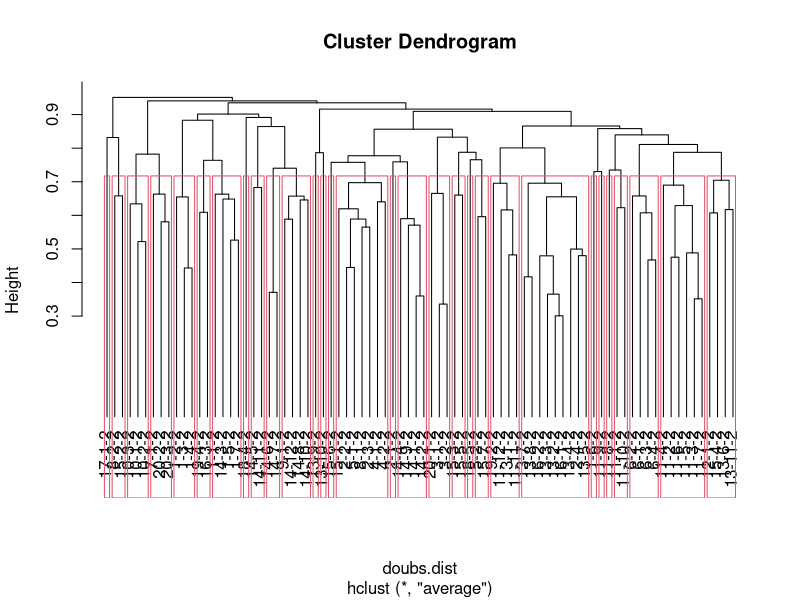
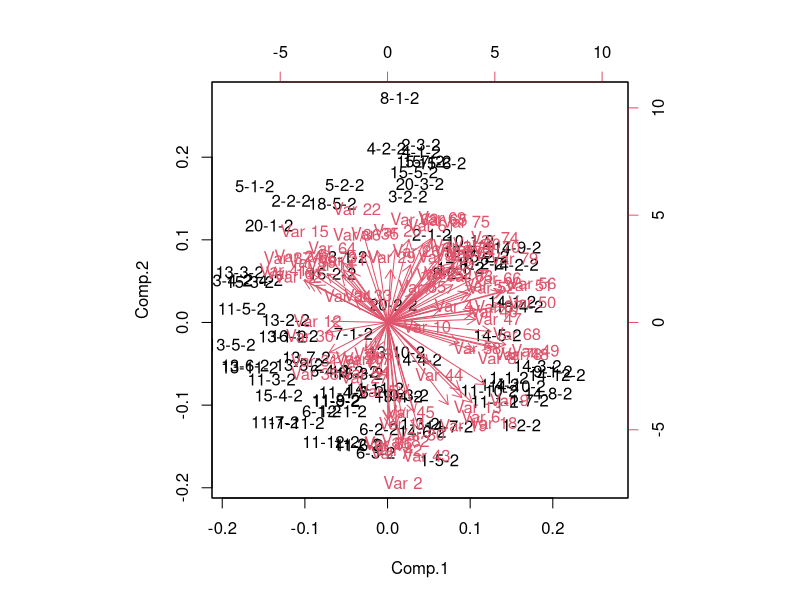
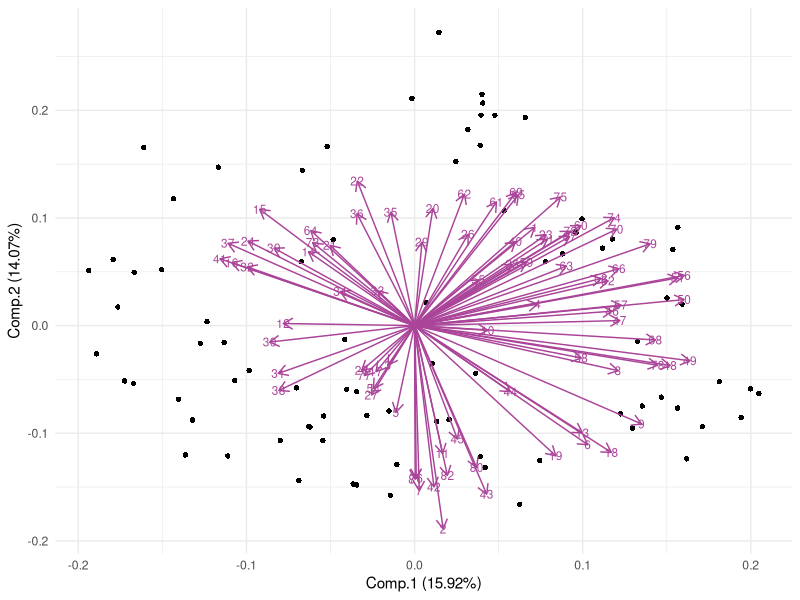
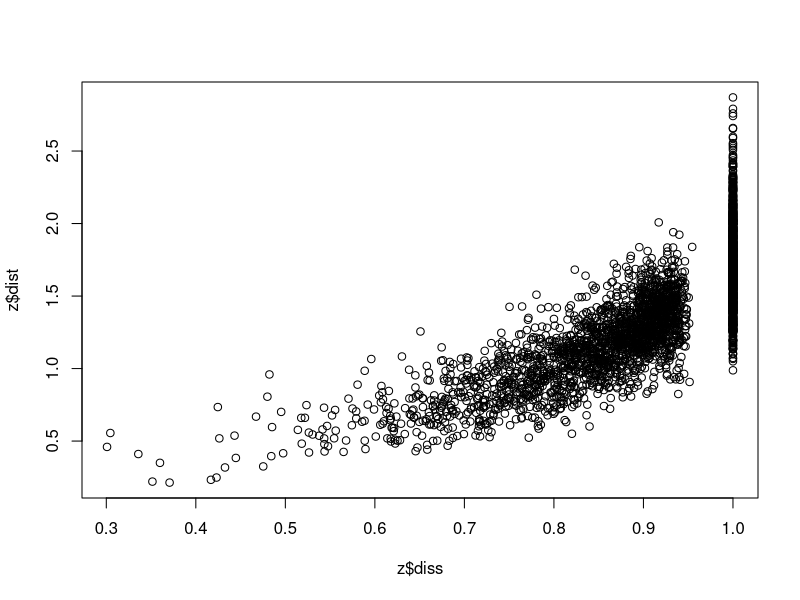
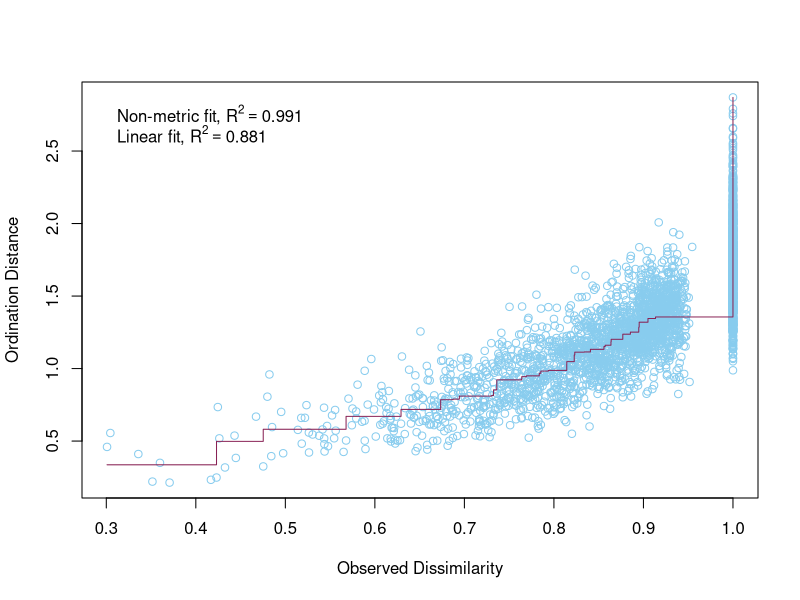
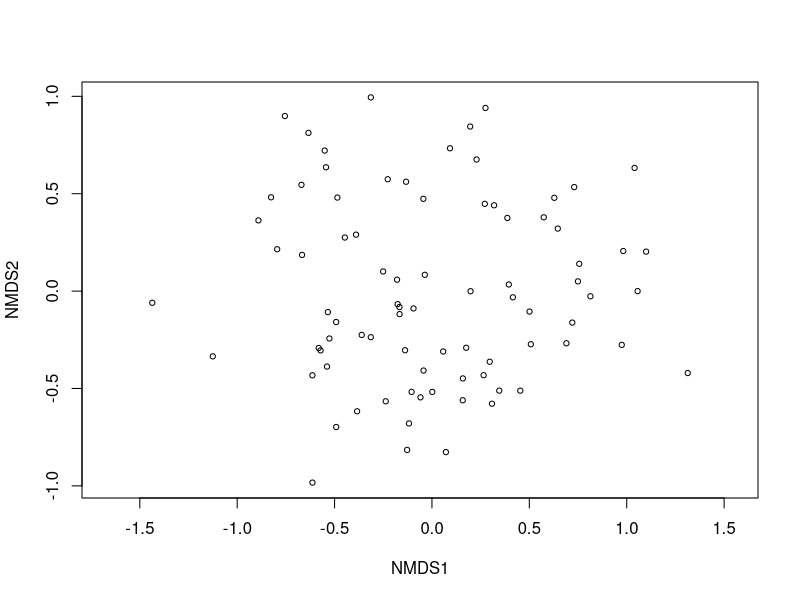
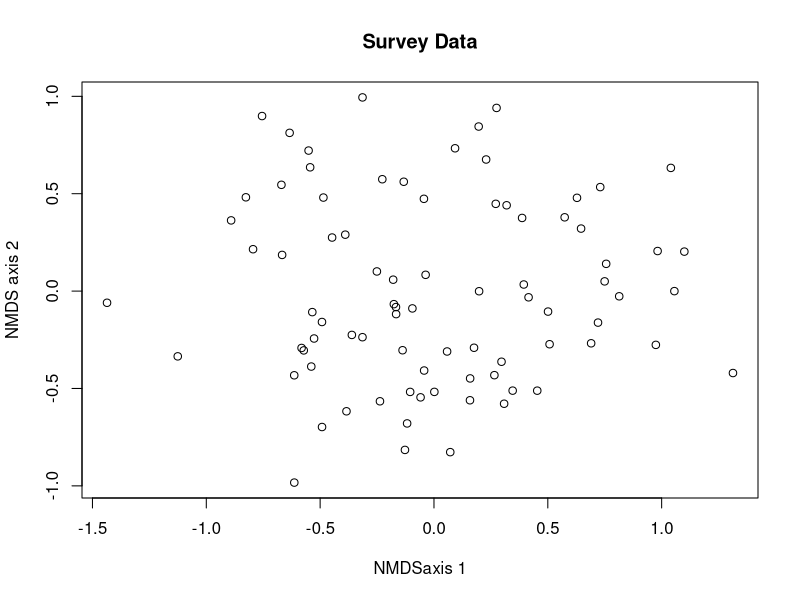
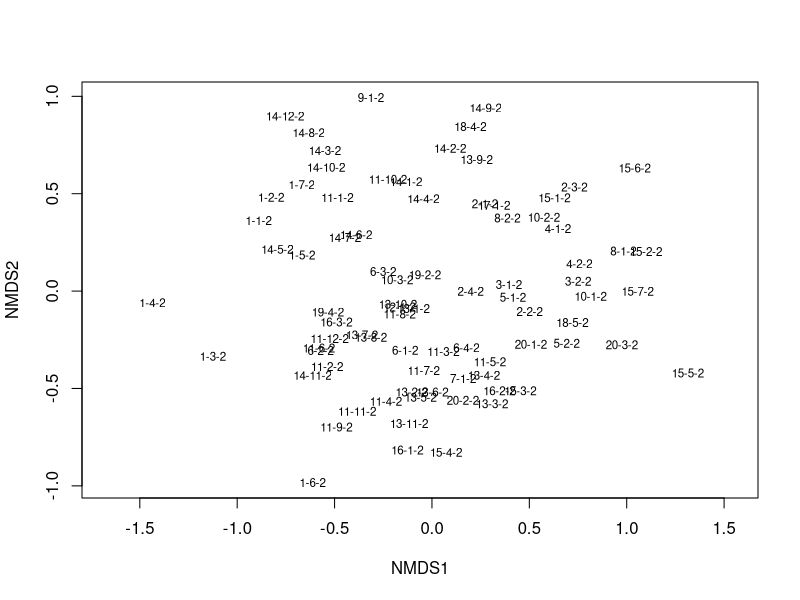

These charts were generated, in order, by the following R code: (Note: this script raises an error after producing the figures.)
#### GLM ####

# Before anything else, verify that your environment is totally clear.
# This is important, because old objects can foul up the works
# Clean up the working environment
rm(list = ls())

# Verify working directory, should be ~/Documents/Analyses/lastname_first
getwd()

# Load tidyverse
library("tidyverse")
# Check for updates
tidyverse_update()


#### Cleaning up the data ####

library(dplyr)

library(readr)
SurveyData <- read_csv("SurveyData_Clean.csv")

library(readr)
SurveyData <- read_csv("SurveyData_Clean_WN_removed.csv")

library(readr)
PlotData <- read_csv("PlotData_Clean.csv")

library(readr)
PlotData <- read_csv("PlotData_Clean_WN_removed.csv")

# The species that were entered as percent-cover need to be accounted for
# Given that the number of plants will vary greatly, but cover plants were all
# in Tier_1, for each percent cover plant I will give a value of 

# The plot needs to be numeric, so I need to change the Plot names to unique
# numeric variables, site needs to be given a number value as does W_N

# This code gives the combined plot names a simple, unique, numeric ID, but I 
# would like clearer ID's so I will use another method
# SurveyData_Combined$Plot <- as.numeric(as.factor(SurveyData_Combined$Plot))

# Assigning the Site a unique numeric value
SurveyData$Site <- as.numeric(as.factor(SurveyData$Site))
# Assigning W and N unique numeric values (weed is now 2, native is now 1)
SurveyData$W_N <- as.numeric(as.factor(SurveyData$W_N))

# Now combine this into unique numerical plot names
library(tidyr)
SurveyData_Combined <- SurveyData %>%
  unite(Plot, Site, Plot, sep = "-")

# Unite Plot and Weed vs Native columns so that now the plot id is all in one
# column that includes the site, plot number, and whether it is weed or native
library(tidyr)
SurveyData_Combined <- SurveyData_Combined %>%
  unite(Plot, Plot, W_N, sep = "-")



# Repeat for plot data
# Assigning the Site a unique numeric value
PlotData$Site <- as.numeric(as.factor(PlotData$Site))
# Assigning W and N unique numeric values (weed is now 2, native is now 1)
PlotData$W_N <- as.numeric(as.factor(PlotData$Weed_Native))

# Now combine this into unique numerical plot names
library(tidyr)
PlotData_Combined <- PlotData %>%
  unite(Plot, Site, Plot, sep = "-")

# Unite Plot and Weed vs Native columns so that now the plot id is all in one
# column that includes the site, plot number, and whether it is weed or native
library(tidyr)
PlotData_Combined <- PlotData_Combined %>%
  unite(Location, Plot, Weed_Native, sep = "-")

# Filter down to only native species
# Remove native species plots
# Remove rows where Group is not one of the three weeds
PlotData_Weeds <- PlotData_Combined %>% 
  filter(CentralSpecies %in% c("Solanum mauritianum", "Ligustrum lucidum", "Paraserianthes lophantha"))

# Now I need to only include the environmental variables that I want to include
# for the GLM

PlotData_Weeds <- PlotData_Weeds %>%
  select(-Date, -CanopyCover_App, -Waypoint, -East_Coordinates, -South_Coordinates, -CoverVascular,
         -CoverNonVascular, -CoverLitter, -CoverBareSoil, -CoverDebris, -CoverGrass,
         -Topography, -ParentMaterial, -Notes)

# Back to the survey data setting up for nMDS

# Need to transform the data square root was given as a good transformation, so I will do that
SurveyData_Combined$Tier_1_sqrt <- sqrt(SurveyData_Combined$Tier_1)

# Remove rows where Group is "Native"
SurveyData_Combined_Weeds <- SurveyData_Combined %>% 
  filter(CentralSpecies != "Native")

# This code gives 0 values when species are not present in a plot
Survey_wide <- SurveyData_Combined_Weeds %>%
  pivot_wider(names_from = ScientificName, 
              values_from = Tier_1_sqrt, 
              id_cols = Plot) %>%
  mutate_all(~ replace(., is.na(.), 0))

# instead of being a tibble, I wanted to convert it back to a data frame
Survey_wide = as.data.frame(Survey_wide)


# Needs to remove the first column of numbers as row names and make the Scientific 
# names of species into the row names
row.names(Survey_wide) <- Survey_wide$Plot 
# Remove the first column from the data frame 
Survey_wide <- Survey_wide[, -1]


# Back to the Survey data
#Quick checks for empty rows or columns...
rowSums(Survey_wide)
colSums(Survey_wide)

# These are the columns that need to be removed using the data with the extra 
# woolly nightshades removed
Survey_wide<-Survey_wide[,-115] # this gets rid of the the column where there is a zero
Survey_wide<-Survey_wide[,-40] # this gets rid of the the column where there is a zero
Survey_wide<-Survey_wide[,-39] # this gets rid of the the column where there is a zero

### NMDS ####

library(vegan)

doubs.dist<-vegdist(Survey_wide)
doubs.dist

# Check for Na, NaN,Inf values
any(is.na(doubs.dist))
any(is.infinite(doubs.dist))


#Classification
Survey_wide<-hclust(doubs.dist,method='average')
plot(Survey_wide,hang=-1) #The hang=-1 tidies it up so all the end nodes finish at the same level
grp<-cutree(Survey_wide,k=30) #K=4 is saying to identify the dominant 4 groups.
grp
rect.hclust(Survey_wide, k=30)


#Conduct a PCA on continuous data, commonly used for environmental 
#variable reduction. Say we want to combine variables that are similar in 
#for SEM we may use PCA

# linkage - once you have the two most similar sites together, how do you think about the similarity to the other sites. Best method is UPPGMA (an average weighed method)

# Now doing a PCA on the data
# Can do PCA on vegan or just the base programme of R, they just use different commands 
# (see powerpoint handout for more info)

doubs.pca<-princomp(doubs.dist,cor=TRUE)
summary(doubs.pca) 
biplot(doubs.pca)

# Create PCA biplot with sites as points

# Load necessary libraries
library(ggplot2)
library(ggfortify)

autoplot(
  doubs.pca,
  data = doubs.dist,
  loadings = TRUE,             # Display loadings vectors
  loadings.label = TRUE,       # Display loadings labels
  loadings.colour = '#AA4499',     # Loadings vector color
  loadings.label.size = 3,     # Loadings label size
  loadings.label.colour = "#AA4499", # Loadings label color
  shape = 16) +                   # Use points for sites
  theme_minimal()              # Apply a minimal theme



#Moving on now to MDS
#DO MDS with vegan package
z <- metaMDS(comm = doubs.dist,
             autotransform = FALSE,
             distance = "bray",
             engine = "monoMDS",
             k = 5,
             weakties = TRUE,
             model = "global",
             maxit = 300,
             try = 40,
             trymax = 50)

z

# Stress Plot = Sheppard Plot
plot(z$diss, z$dist)

stressplot(object = z,
           p.col = "#88CCEE",
           l.col = "#882255",
           lwd = 1)

#always report the stress for MDS, never report the Rsquared you get from that plot above
plot(z)

plot(z[["points"]][,2]~z[["points"]][,1],main="Survey Data", xlab="NMDSaxis 1" , ylab= "NMDS axis 2", cex = 0.5 +as.numeric(Survey_wide$nit))

# Using ggplot2 to make a plot with site names
plot(z, type = "t")

# Looking at the stress/goodness of fit
gof <- goodness(object = z)
plot(z, display = "sites", type = "none")
points(z, display = "sites", cex = 2*gof/mean(gof))


# Make the points into a data frame for ggplot
z$points %>% head()
z.points <- data.frame(z$points)

# I need to make a new data frame that is just the plots and the Central species
# for that plot
# Load the dplyr package
library(dplyr)

# Create a new data frame with unique Plot values
Plot_Species <- SurveyData_Combined_Weeds %>% distinct(Plot, .keep_all = TRUE)

grp <- Plot_Species$CentralSpecies

# I don't think I need these

# data.scores <- as.data.frame(scores(z))  #Using the scores function from vegan to extract the site scores and convert to a data.frame
# data.scores$site <- rownames(z)  # create a column of site names, from the rownames of data.scores
# data.scores$grp <- grp  #  add the grp variable created earlier
# head(data.scores)  #look at the data


# Create a data frame of NMDS results with group information
z.points$Group <- Plot_Species$CentralSpecies # Replace with your group column

# Customize plot with ggplot2
nmds_plot <- ggplot(data = z.points, aes(x = MDS1, y = MDS2, shape = Group, color = Group)) +
  geom_point(size = 2) + # Set point size
  scale_shape_manual(values = c(16, 15, 18, 19)) + # Customize shapes
  scale_color_manual(values = c("#EE6677", "#228833", "#661100", "#44AA99")) + # Customize colors
  theme_minimal() +
  labs(x = "NMDS1", y = "NMDS2")

# Print the plot
print(nmds_plot)

# Customize plot with ggplot2 add ellipses
nmds_plot <- ggplot(data = z.points, aes(x = MDS2, y = MDS4, shape = Group, color = Group)) +
  geom_point(size = 2) + # Set point size
  scale_shape_manual(values = c(16, 15, 17)) + # Customize shapes
  scale_color_manual(values = c("#EE6677", "#661100", "#44AA99")) + # Customize colors
  stat_ellipse(aes(group = Group, fill = Group), geom = "polygon", alpha = 0.1) +
  theme_minimal() +
  labs(x = "NMDS2", y = "NMDS4")

# Print the plot
print(nmds_plot)


# Look with centroids
group_centroids <- data.frame(
  Location = c("Solanum mauritianum", "Ligustrum lucidum", "Paraserianthes lophantha"),
  Centroid_X = c(mean(z.points$MDS1[z.points$Group == "Solanum mauritianum"]),
                 mean(z.points$MDS1[z.points$Group == "Ligustrum lucidum"]),
                 mean(z.points$MDS1[z.points$Group == "Paraserianthes lophantha"])),
  Centroid_Y = c(mean(z.points$MDS2[z.points$Group == "Solanum mauritianum"]),
                 mean(z.points$MDS2[z.points$Group == "Ligustrum lucidum"]),
                 mean(z.points$MDS2[z.points$Group == "Paraserianthes lophantha"])),
  Centroid_Z = c(mean(z.points$MDS3[z.points$Group == "Solanum mauritianum"]),
                 mean(z.points$MDS3[z.points$Group == "Ligustrum lucidum"]),
                 mean(z.points$MDS3[z.points$Group == "Paraserianthes lophantha"])),
  Centroid_A = c(mean(z.points$MDS4[z.points$Group == "Solanum mauritianum"]),
                 mean(z.points$MDS4[z.points$Group == "Ligustrum lucidum"]),
                 mean(z.points$MDS4[z.points$Group == "Paraserianthes lophantha"])),
  Centroid_B = c(mean(z.points$MDS5[z.points$Group == "Solanum mauritianum"]),
                 mean(z.points$MDS5[z.points$Group == "Ligustrum lucidum"]),
                 mean(z.points$MDS5[z.points$Group == "Paraserianthes lophantha"]))
)

# Sort z.points.weeds to match group-centroids order
# Define the custom order for the 'group' column
z.points$Group <- factor(z.points$Group, levels = c('Solanum mauritianum', 'Ligustrum lucidum', 'Paraserianthes lophantha'))

# Sort the data frame based on the custom order
z.points <- z.points[order(z.points$Group), ]


plot_data<-data.frame(
  Location = z.points$Group,
  MDS1=z.points$MDS1,
  MDS2=z.points$MDS2,
  MDS3=z.points$MDS3,
  MDS4=z.points$MDS4,
  MDS5=z.points$MDS5,
  xend=c(rep( group_centroids[1,2],27),rep(group_centroids[2,2],28), rep(group_centroids[3,2],27)),
  yend=c(rep( group_centroids[1,3],27),rep(group_centroids[2,3],28), rep(group_centroids[3,3],27)),
  zend=c(rep( group_centroids[1,4],27),rep(group_centroids[2,4],28), rep(group_centroids[3,4],27)),
  Aend=c(rep( group_centroids[1,5],27),rep(group_centroids[2,5],28), rep(group_centroids[3,5],27)),
  Bend=c(rep(group_centroids[1,6],27),rep( group_centroids[2,6],28), rep(group_centroids[3,6],27)))

# ggplot with centroids
ggplot(plot_data, aes(x = MDS2, y = MDS4, shape = Location, color = Location)) +
  geom_point(size=2) +
  scale_color_manual(values = c("#EE6677", "#661100", "#44AA99")) + 
  scale_shape_manual(values = c(16, 15, 17)) + 
  stat_ellipse(aes(group = Location, fill = Location), geom = "polygon", alpha = 0.1) +
  geom_point(data = group_centroids, aes(x = Centroid_Y, y = Centroid_B, shape = Location, color = Location)) +
  geom_segment(data = plot_data, aes(x = MDS2, y = MDS4, 
                                     xend = yend, yend = Aend, color = Location), alpha = 0.5)+
  
  theme_bw()


en = envfit(z, PlotData_Weeds, permutations = 9999, na.rm = TRUE) ## This creates the arrows
en_coord_cont = as.data.frame(scores(en, "vectors")) * ordiArrowMul(en) * 0.5 ##Adjust the last number to change the length of the arrows
en_coord_cat = as.data.frame(scores(en, "factors")) * ordiArrowMul(en) * 0.5 ##Adjust the last number to change the length of the arrows

# ggplot with centroids
ggplot(plot_data, aes(x = MDS2, y = MDS4, shape = Location, color = Location)) +
  geom_point(size=2) +
  scale_color_manual(values = c("#EE6677", "#661100", "#44AA99")) + 
  scale_shape_manual(values = c(16, 15, 17)) + 
  stat_ellipse(aes(group = Location, fill = Location), geom = "polygon", alpha = 0.1) +
  geom_point(data = group_centroids, aes(x = Centroid_Y, y = Centroid_B, shape = Location, color = Location)) +
  geom_segment(aes(x = 0, y = 0, xend = NMDS1, yend = NMDS2), 
               data = en_coord_cont, size = 1, alpha = 0.5, colour = "grey30") +
  geom_text(data = en_coord_cont, aes(x = NMDS1, y = NMDS2), colour = "grey30", 
            fontface = "bold", label = row.names(en_coord_cont)) +
  
  theme_bw()
